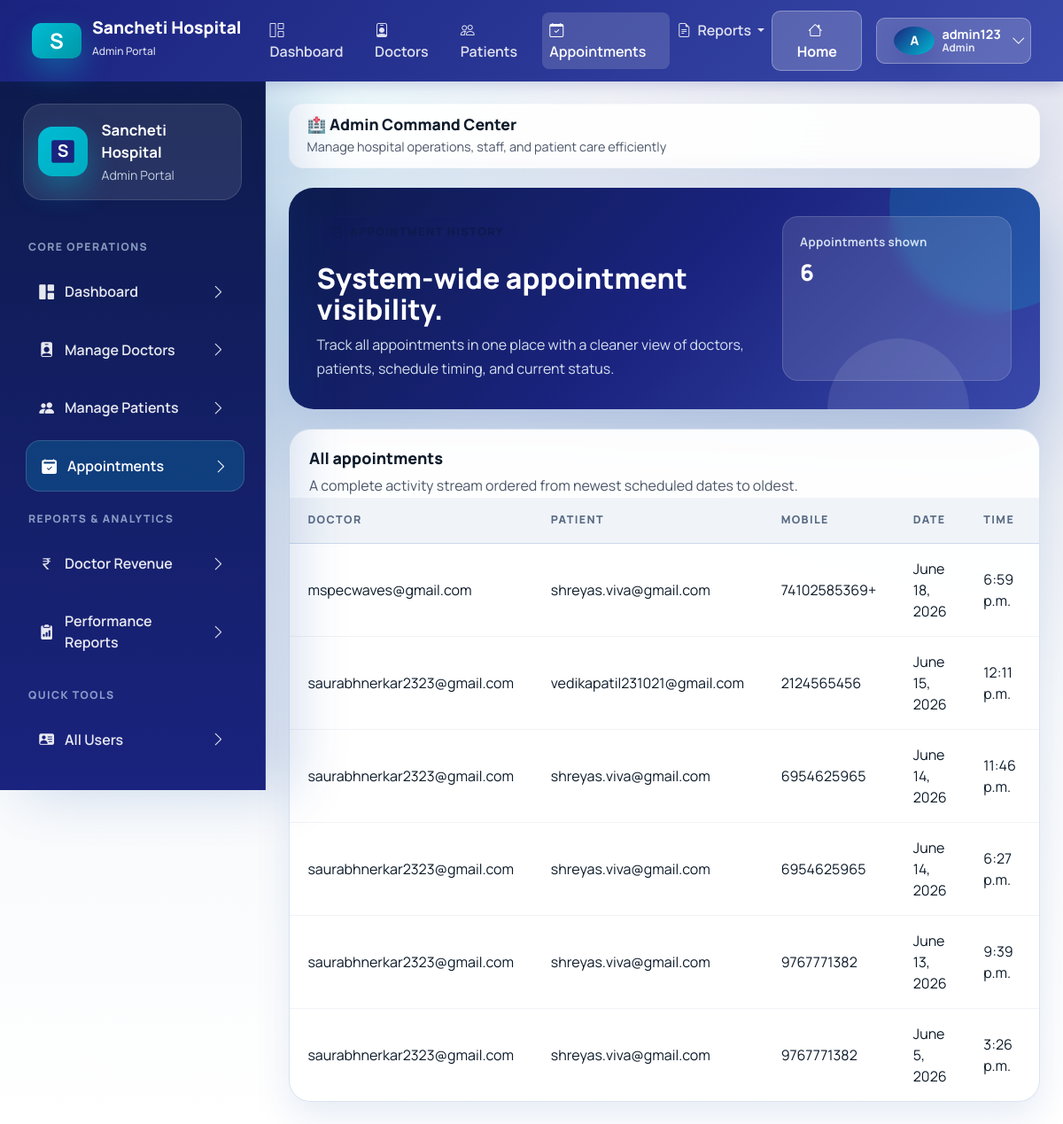
Page /adminpanel/appointments/ (signed in) on the committed database.
### accounts/models.py (models this page shows, shortened)
class CustomUser(AbstractUser):
    ROLE_CHOICES = (
        ("admin", "Admin"),
        ("doctor", "Doctor"),
        ("patient", "Patient"),
    )
    username = models.CharField(max_length=150, unique=True, blank=True, null=True)
    email = models.EmailField(unique=True)
    role = models.CharField(max_length=10, choices=ROLE_CHOICES, default="patient")
    education = models.CharField(max_length=200, blank=True, null=True)
    experience = models.IntegerField(blank=True, null=True)
    bio = models.TextField(blank=True, null=True)
    fees = models.DecimalField(max_digits=8, decimal_places=2, blank=True, null=True)
    specialization = models.ForeignKey(
        "Specialization",
        on_delete=models.SET_NULL,
        null=True,
        blank=True
    )
    is_email_verified = models.BooleanField(default=False)
    email_verification_token = models.UUIDField(default=uuid.uuid4, editable=False, null=True, blank=True)
    USERNAME_FIELD = "email"
    REQUIRED_FIELDS = []
    objects = CustomUserManager()

### doctor/models.py (models this page shows, shortened)
class Appointment(models.Model):
    doctor = models.ForeignKey(CustomUser, on_delete=models.CASCADE, related_name="doctor_appointments")
    patient = models.ForeignKey(CustomUser, on_delete=models.CASCADE, related_name="patient_appointments", null=True, blank=True)
    symptoms = models.TextField(blank=True, null=True)
    patient_name = models.CharField(max_length=100)
    patient_mobile = models.CharField(max_length=15)
    date = models.DateField()
    time = models.TimeField()
    STATUS_CHOICES = [
        ("Pending", "Pending"),
        ("Approved", "Approved"),
        ("Cancelled", "Cancelled"),
    ]
    status = models.CharField(max_length=20, choices=STATUS_CHOICES, default="Pending")
    created_at = models.DateTimeField(auto_now_add=True)

### adminpanel/views.py (the view)
# urls.py: path("appointments/", views.appointment_history, name="appointments"),
@login_required
@user_passes_test(is_admin)
def appointment_history(request):
    appointments = Appointment.objects.select_related("doctor", "patient").all().order_by("-date", "-time")
    return render(request, "adminpanel/appointment_history.html", {"appointments": appointments})

### adminpanel/views.py (called while the page is built)
def is_admin(user):
    return user.role == "admin"

### adminpanel/templates/adminpanel/appointment_history.html (shortened to what this page needs)
{% extends "base.html" %}
{% block content %}
<section class="page-hero">
    <div>
        <span class="eyebrow">
            <i class="bi bi-calendar2-check"></i>
        </span>
        <h2>System-wide appointment visibility.</h2>
        <p>Track all appointments in one place with a cleaner view of doctors, patients, schedule timing, and current status.</p>
    </div>
    <div class="page-hero-side">
        <div class="mini-stat">
            <span class="mini-stat-label">Appointments shown</span>
            <span class="mini-stat-value">{{ appointments|length }}</span>
        </div>
    </div>
</section>
<section class="table-card">
    <div class="table-toolbar">
        <div>
            <h3 class="table-title">All appointments</h3>
            <p class="table-copy">A complete activity stream ordered from newest scheduled dates to oldest.</p>
        </div>
    </div>
    <div class="table-responsive">
        <table class="app-table">
            <thead>
                <tr>
                    <th>Doctor</th>
                    <th>Patient</th>
                    <th>Mobile</th>
                    <th>Date</th>
                    <th>Time</th>
                    <th>Status</th>
                </tr>
            </thead>
            <tbody>
                {% for appointment in appointments %}
                <tr>
                    <td>{{ appointment.doctor.email }}</td>
                    <td>{{ appointment.patient_name }}</td>
                    <td>{{ appointment.patient_mobile }}</td>
                    <td>{{ appointment.date }}</td>
                    <td>{{ appointment.time }}</td>
                    <td><span class="status-pill status-{{ appointment.status|title }}">{{ appointment.status|title }}</span></td>
                </tr>
                {% endfor %}
            </tbody>
        </table>
    </div>
</section>
{% endblock %}

### templates/base.html (shortened to what this page needs)
{% load static %}
<!DOCTYPE html>
<html lang="en">
<head>
    <link href="https://cdn.jsdelivr.net/npm/bootstrap@5.3.3/dist/css/bootstrap.min.css" rel="stylesheet">
    <link rel="stylesheet" href="https://cdn.jsdelivr.net/npm/bootstrap-icons@1.11.3/font/bootstrap-icons.min.css">
    <link rel="stylesheet" href="{% static 'css/healthcare-ui.css' %}">
</head>
<body>
    {% if request.user.is_authenticated %}
    <nav class="navbar navbar-expand-lg classic-navbar">
        <div class="container-fluid">
            <a class="navbar-brand" href="{% url 'accounts:home' %}">
                <div class="brand-icon">S</div>
                <div>
                    <div style="line-height: 1;">Sancheti Hospital</div>
                    <small style="font-size: 0.75rem; opacity: 0.85; font-weight: 500;">{{ request.user.role|title }} Portal</small>
                </div>
            </a>
            <div class="collapse navbar-collapse" id="navbarNav">
                <ul class="navbar-nav me-auto mb-2 mb-lg-0 ms-4">
                    {% if request.user.role == "admin" %}
                    <li class="nav-item">
                        <a class="nav-link {% if request.resolver_match.url_name == 'dashboard' and request.resolver_match.namespace == 'adminpanel' %}active{% endif %}" href="{% url 'adminpanel:dashboard' %}">
                            <i class="bi bi-grid-1x2 me-1"></i> Dashboard
                        </a>
                    </li>
                    <li class="nav-item">
                        <a class="nav-link {% if request.resolver_match.url_name == 'doctors_list' %}active{% endif %}" href="{% url 'adminpanel:doctors_list' %}">
                            <i class="bi bi-person-badge me-1"></i> Doctors
                        </a>
                    </li>
                    <li class="nav-item">
                        <a class="nav-link {% if request.resolver_match.url_name == 'patients_list' %}active{% endif %}" href="{% url 'adminpanel:patients_list' %}">
                            <i class="bi bi-people me-1"></i> Patients
                        </a>
                    </li>
                    <li class="nav-item">
                        <a class="nav-link {% if request.resolver_match.url_name == 'appointments' %}active{% endif %}" href="{% url 'adminpanel:appointments' %}">
                            <i class="bi bi-calendar-check me-1"></i> Appointments
                        </a>
                    </li>
                    <li class="nav-item dropdown">
                        <a class="nav-link dropdown-toggle" href="#" role="button" data-bs-toggle="dropdown" aria-expanded="false">
                            <i class="bi bi-file-earmark-text me-1"></i> Reports
                        </a>
                    </li>
                    {% endif %}
                </ul>
                <div class="d-flex align-items-center gap-3">
                    <a class="btn btn-navbar" href="{% url 'accounts:home' %}">
                        <i class="bi bi-house me-1"></i> Home
                    </a>
                    <div class="dropdown">
                        <button class="btn btn-navbar d-flex align-items-center gap-2" type="button" id="userDropdown" data-bs-toggle="dropdown" aria-expanded="false">
                            <div class="avatar-badge" style="width: 32px; height: 32px; font-size: 0.9rem;">{{ request.user.username|first|upper }}</div>
                            <div class="d-none d-md-block text-start" style="line-height: 1.1;">
                                <div style="font-size: 0.9rem; font-weight:700;">{{ request.user.username }}</div>
                                <div style="font-size:0.75rem; opacity:0.85;">{{ request.user.role|title }}</div>
                            </div>
                            <i class="bi bi-chevron-down ms-1"></i>
                        </button>
                    </div>
                </div>
            </div>
        </div>
    </nav>
    <div class="app-shell app-shell-with-top-nav">
        <aside class="app-sidebar d-none d-xl-flex flex-column" data-sidebar>
            <div class="sidebar-brand">
                <div class="brand-icon">
                    <svg width="32" height="32" viewBox="0 0 100 100" fill="none" xmlns="http://www.w3.org/2000/svg">
                        <rect x="10" y="10" width="80" height="80" rx="8" fill="#1a237e"/>
                        <text x="50" y="70" font-size="60" font-weight="bold" fill="white" text-anchor="middle">S</text>
                    </svg>
                </div>
                <div class="brand-copy">
                    <strong>Sancheti Hospital</strong>
                    <span class="text-capitalize">{{ request.user.role }} Portal</span>
                </div>
            </div>
            {% if request.user.role == "admin" %}
            <div class="sidebar-section-label">Core Operations</div>
            <nav class="sidebar-nav">
                <a class="sidebar-link {% if request.resolver_match.namespace == 'adminpanel' and request.resolver_match.url_name == 'dashboard' %}active{% endif %}" href="{% url 'adminpanel:dashboard' %}">
                    <span><i class="bi bi-grid-1x2-fill"></i> Dashboard</span>
                    <i class="bi bi-chevron-right"></i>
                </a>
                <a class="sidebar-link {% if request.resolver_match.namespace == 'adminpanel' and request.resolver_match.url_name == 'doctors_list' %}active{% endif %}" href="{% url 'adminpanel:doctors_list' %}">
                    <span><i class="bi bi-person-badge-fill"></i> Manage Doctors</span>
                    <i class="bi bi-chevron-right"></i>
                </a>
                <a class="sidebar-link {% if request.resolver_match.namespace == 'adminpanel' and request.resolver_match.url_name == 'patients_list' %}active{% endif %}" href="{% url 'adminpanel:patients_list' %}">
                    <span><i class="bi bi-people-fill"></i> Manage Patients</span>
                    <i class="bi bi-chevron-right"></i>
                </a>
                <a class="sidebar-link {% if request.resolver_match.namespace == 'adminpanel' and request.resolver_match.url_name == 'appointments' %}active{% endif %}" href="{% url 'adminpanel:appointments' %}">
                    <span><i class="bi bi-calendar2-check-fill"></i> Appointments</span>
                    <i class="bi bi-chevron-right"></i>
                </a>
            </nav>
            <div class="sidebar-section-label">Reports & Analytics</div>
            <nav class="sidebar-nav">
                <a class="sidebar-link {% if request.resolver_match.namespace == 'adminpanel' and request.resolver_match.url_name == 'doctor_revenue_report' %}active{% endif %}" href="{% url 'adminpanel:doctor_revenue_report' %}">
                    <span><i class="bi bi-currency-rupee"></i> Doctor Revenue</span>
                    <i class="bi bi-chevron-right"></i>
                </a>
                <a class="sidebar-link {% if request.resolver_match.namespace == 'adminpanel' and request.resolver_match.url_name == 'doctor_report' %}active{% endif %}" href="{% url 'adminpanel:doctor_report' %}">
                    <span><i class="bi bi-clipboard2-data-fill"></i> Performance Reports</span>
                    <i class="bi bi-chevron-right"></i>
                </a>
            </nav>
            <div class="sidebar-section-label">Quick Tools</div>
            <nav class="sidebar-nav">
                <a class="sidebar-link {% if request.resolver_match.namespace == 'adminpanel' and request.resolver_match.url_name == 'registered_users' %}active{% endif %}" href="{% url 'adminpanel:registered_users' %}">
                    <span><i class="bi bi-person-vcard-fill"></i> All Users</span>
                    <i class="bi bi-chevron-right"></i>
                </a>
                <a class="sidebar-link {% if request.resolver_match.namespace == 'adminpanel' and request.resolver_match.url_name == 'search_doctor' %}active{% endif %}" href="{% url 'adminpanel:search_doctor' %}">
                    <span><i class="bi bi-search"></i> Search Doctors</span>
                    <i class="bi bi-chevron-right"></i>
                </a>
            </nav>
            {% endif %}
        </aside>
        <main class="content-area">
            <div class="topbar d-none d-xl-block" style="border-radius: 16px; padding: 0.75rem 1.25rem; background: rgba(255,255,255,0.9); border:1px solid rgba(203, 208, 210, 0.1);">
                <div class="topbar-copy">
                    <h1 style="font-size: 1.1rem;">
                        {% if request.user.role == "admin" %}🏥 Admin Command Center{% endif %}
                    </h1>
                    <p style="font-size: 0.9rem;">
                        {% if request.user.role == "admin" %}Manage hospital operations, staff, and patient care efficiently{% endif %}
                    </p>
                </div>
            </div>
            <div class="page-stack">
                {% block content %}{% endblock %}
            </div>
        </main>
    </div>
    {% endif %}
</body>
</html>

### templates/base.html (style rules this page uses)
.classic-navbar { background: linear-gradient(135deg, #1a237e 0%, #3949ab 100%); box-shadow: 0 4px 16px rgba(26, 35, 126, 0.2); padding: 0.75rem 1.5rem; position: sticky; top: 0; z-index: 1050; }
.classic-navbar .navbar-brand { display: flex; align-items: center; gap: 12px; color: white !important; font-weight: 800; font-size: 1.2rem; }
.classic-navbar .brand-icon { width: 40px; height: 40px; border-radius: 10px; background: linear-gradient(135deg, #00bcd4 0%, #0097a7 100%); display: grid; place-items: center; font-weight: bold; font-size: 1.5rem; color: white; }
.classic-navbar .nav-link { color: rgba(255,255,255,0.85) !important; font-weight: 600; padding: 0.5rem 1rem; transition: all 0.2s ease; }
.classic-navbar .nav-link:hover, .classic-navbar .nav-link.active { color: white !important; background: rgba(255,255,255,0.15); border-radius: 8px; }
.classic-navbar .btn-navbar { background: rgba(255,255,255,0.2); border: 1px solid rgba(255,255,255,0.3); color: white; font-weight: 700; border-radius: 10px; padding: 0.55rem 1.2rem; transition: all 0.2s ease; }
.app-shell-with-top-nav { padding-top: 0; }

### rows in the picture
CustomUser: user.role "Admin", user.username|first "A", user.username "admin123"
Appointment: doctor.email "mspecwaves@gmail.com", patient_name "shreyas.viva@gmail.com", patient_mobile "74102585369+", date "June 18, 2026", time "6:59 p.m."
Appointment: doctor.email "saurabhnerkar2323@gmail.com", patient_name "vedikapatil231021@gmail.com", patient_mobile "2124565456", date "June 15, 2026", time "12:11 p.m."
Appointment: doctor.email "saurabhnerkar2323@gmail.com", patient_name "shreyas.viva@gmail.com", patient_mobile "6954625965", date "June 14, 2026", time "11:46 p.m."
Appointment: doctor.email "saurabhnerkar2323@gmail.com", patient_name "shreyas.viva@gmail.com", patient_mobile "6954625965", date "June 14, 2026", time "6:27 p.m."
Appointment: doctor.email "saurabhnerkar2323@gmail.com", patient_name "shreyas.viva@gmail.com", patient_mobile "9767771382", date "June 13, 2026", time "9:39 p.m."
Appointment: doctor.email "saurabhnerkar2323@gmail.com", patient_name "shreyas.viva@gmail.com", patient_mobile "9767771382", date "June 5, 2026", time "3:26 p.m."

### other values in the picture
{{ appointments|length }} "6"
